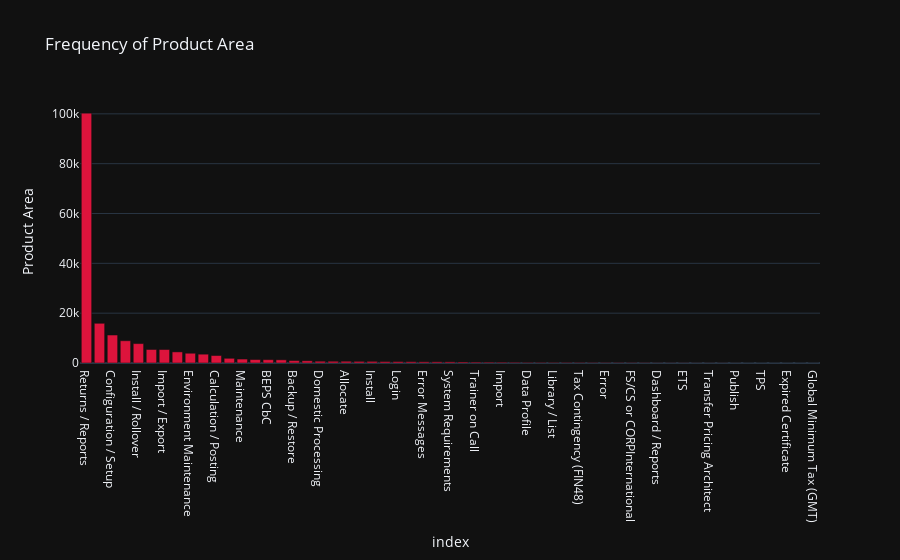

Write notebook code for a chart like this one.
### Code cell
typecounts = df["Product Area"].value_counts()
typecounts = pd.DataFrame(typecounts).reset_index()
fig = px.bar(typecounts, 
             x="index", 
             y="Product Area",  
             title="Frequency of Product Area",
             color_discrete_sequence=["#DC143C"], template='plotly_dark')
fig.show()

### Figure 1 — Plotly figure (JSON) as saved in the notebook; plotly's stock layout.template omitted (floating-point values rounded to 4 significant figures)
{"data": [{"alignmentgroup": "True", "hovertemplate": "index=%{x}<br>Product Area=%{y}<extra></extra>", "legendgroup": "", "marker": {"color": "#DC143C", "pattern": {"shape": ""}}, "name": "", "offsetgroup": "", "orientation": "v", "showlegend": false, "textposition": "auto", "type": "bar", "x": ["Returns / Reports", "Connections (https://connect.corptax.com)", "Configuration / Setup", "Amounts", "Install / Rollover", "Foreign Processing", "Import / Export", "Federal", "Environment Maintenance", "Tax Cuts and Jobs Act", "Calculation / Posting", "State", "Maintenance", "Printing", "BEPS CbC", "K1 Data", "Backup / Restore", "Functions", "Domestic Processing", "Excel Templates", "Allocate", "Data Connections", "Install", "Setup", "Login", "Global Calendar", "Error Messages", "Other", "System Requirements", "Processing", "Trainer on Call", "Entity Obligations", "Import", "K2/K3", "Data Profile", "Corptax (http://www.corptax.com)", "Library / List", "File Transfer Service (https://transfer.corptax.com)", "Tax Contingency (FIN48)", "iConnect (https://iconnect.corptax.com)", "Error", "Transmission Monitor", "FS/CS or CORPInternational", "Connection", "Dashboard / Reports", "Visual Org", "ETS", "Security Assessment", "Transfer Pricing Architect", "Office Exel Add-in", "Publish", "Wall of Feedback (https://corptax.ideascale.com)", "TPS", "Search", "Expired Certificate", "Provide Renewed Certificate", "Global Minimum Tax (GMT)"], "xaxis": "x", "y": [100282, 15935, 11228, 8931, 7792, 5419, 5409, 4456, 3912, 3541, 2996, 1886, 1582, 1386, 1337, 1272, 949, 889, 711, 698, 694, 652, 647, 565, 556, 519, 474, 473, 453, 406, 355, 318, 295, 259, 209, 198, 187, 173, 156, 117, 113, 112, 94, 89, 48, 40, 40, 26, 23, 23, 16, 11, 9, 6, 4, 1, 1], "yaxis": "y"}], "layout": {"barmode": "relative", "legend": {"tracegroupgap": 0}, "title": {"text": "Frequency of Product Area"}, "xaxis": {"anchor": "y", "domain": [0, 1], "title": {"text": "index"}}, "yaxis": {"anchor": "x", "domain": [0, 1], "title": {"text": "Product Area"}}}}
